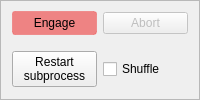
       <widget class="QFrame" name="frame">
        <property name="styleSheet">
         <string notr="true"/>
        </property>
        <property name="frameShape">
         <enum>QFrame::StyledPanel</enum>
        </property>
        <layout class="QGridLayout" name="gridLayout">
         <property name="topMargin">
          <number>0</number>
         </property>
         <property name="bottomMargin">
          <number>0</number>
         </property>
         <item row="0" column="1">
          <widget class="QPushButton" name="pushButton_abort">
           <property name="enabled">
            <bool>false</bool>
           </property>
           <property name="focusPolicy">
            <enum>Qt::NoFocus</enum>
           </property>
           <property name="toolTip">
            <string>Stop compiling shots after the current shot is compiled.
 To interrupt a compilation mid-shot, use the 'Restart subprocess' button</string>
           </property>
           <property name="text">
            <string>Abort</string>
           </property>
           <property name="icon">
            <iconset>
             <normaloff>:/qtutils/fugue/cross-octagon.png</normaloff>:/qtutils/fugue/cross-octagon.png</iconset>
           </property>
          </widget>
         </item>
         <item row="0" column="0">
          <widget class="QPushButton" name="pushButton_engage">
           <property name="enabled">
            <bool>true</bool>
           </property>
           <property name="focusPolicy">
            <enum>Qt::NoFocus</enum>
           </property>
           <property name="toolTip">
            <string>&lt;html&gt;&lt;head/&gt;&lt;body&gt;&lt;p&gt;Compile pending shots, submit them to BLACS if &quot;run shots&quot; is checked, and send them to runviewer if &quot;view shots&quot; is checked.&lt;/p&gt;&lt;/body&gt;&lt;/html&gt;</string>
           </property>
           <property name="autoFillBackground">
            <bool>false</bool>
           </property>
           <property name="styleSheet">
            <string notr="true">QPushButton {
	 background-color: rgba(238,96,96,192);
     border: 1px solid rgba(238,96,96,128);
	  border-radius: 3px;
     padding: 4px;
 }

QPushButton:hover {
     background-color: qlineargradient(x1: 0, y1: 0, x2: 0, y2: 1,
                                       stop: 0 #ff7878, stop: 1 #dd4848);
     border: None;
	 border-radius: 3px;
 }

 QPushButton:pressed {
     background-color: qlineargradient(x1: 0, y1: 0, x2: 0, y2: 1,
                                       stop: 0 #dd4848, stop: 1 #ff7878);
     border: 1px solid #8f8f91;
     border-radius: 3px;
 }</string>
           </property>
           <property name="text">
            <string>Engage</string>
           </property>
           <property name="icon">
            <iconset>
             <normaloff>:/qtutils/fugue/control.png</normaloff>:/qtutils/fugue/control.png</iconset>
           </property>
           <property name="autoDefault">
            <bool>false</bool>
           </property>
           <property name="flat">
            <bool>false</bool>
           </property>
          </widget>
         </item>
         <item row="1" column="0">
          <widget class="QPushButton" name="pushButton_restart_subprocess">
           <property name="focusPolicy">
            <enum>Qt::NoFocus</enum>
           </property>
           <property name="toolTip">
            <string>&lt;html&gt;&lt;head/&gt;&lt;body&gt;&lt;p&gt;Forcefully restart the compilation subprocess, stopping any compilation in process.&lt;/p&gt;&lt;p&gt;This can be useful if the child process is misbehaving for any reason.&lt;/p&gt;&lt;/body&gt;&lt;/html&gt;</string>
           </property>
           <property name="text">
            <string>Restart
subprocess</string>
           </property>
           <property name="icon">
            <iconset>
             <normaloff>:/qtutils/fugue/arrow-circle-135-left.png</normaloff>:/qtutils/fugue/arrow-circle-135-left.png</iconset>
           </property>
          </widget>
         </item>
         <item row="1" column="1">
          <widget class="QCheckBox" name="pushButton_shuffle">
           <property name="focusPolicy">
            <enum>Qt::NoFocus</enum>
           </property>
           <property name="toolTip">
            <string>&lt;html&gt;&lt;head/&gt;&lt;body&gt;&lt;p&gt;Send compiled shots to BLACS in a random order, to prevent scanned parameters correlating with temporal drifts.&lt;/p&gt;&lt;/body&gt;&lt;/html&gt;</string>
           </property>
           <property name="text">
            <string>Shuffle</string>
           </property>
           <property name="icon">
            <iconset>
             <normaloff>:/qtutils/fugue/arrow-switch.png</normaloff>:/qtutils/fugue/arrow-switch.png</iconset>
           </property>
           <property name="checkable">
            <bool>true</bool>
           </property>
           <property name="tristate">
            <bool>false</bool>
           </property>
          </widget>
         </item>
        </layout>
       </widget>
